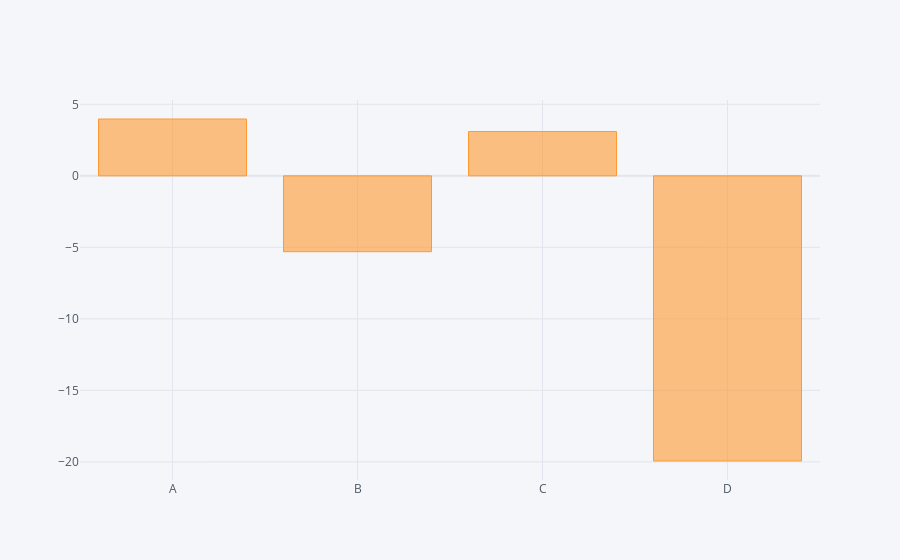

Source (notebook cell):
### Code cell
df.sum().iplot(kind='bar')

### Figure 1 — Plotly figure (JSON) as saved in the notebook; plotly's stock layout.template omitted (floating-point values rounded to 4 significant figures)
{"data": [{"marker": {"color": "rgba(255, 153, 51, 0.6)", "line": {"color": "rgba(255, 153, 51, 1.0)", "width": 1}}, "name": "None", "orientation": "v", "text": "", "type": "bar", "x": ["A", "B", "C", "D"], "y": [3.973, -5.304, 3.095, -19.94]}], "layout": {"legend": {"bgcolor": "#F5F6F9", "font": {"color": "#4D5663"}}, "paper_bgcolor": "#F5F6F9", "plot_bgcolor": "#F5F6F9", "title": {"font": {"color": "#4D5663"}}, "xaxis": {"gridcolor": "#E1E5ED", "showgrid": true, "tickfont": {"color": "#4D5663"}, "title": {"font": {"color": "#4D5663"}, "text": ""}, "zerolinecolor": "#E1E5ED"}, "yaxis": {"gridcolor": "#E1E5ED", "showgrid": true, "tickfont": {"color": "#4D5663"}, "title": {"font": {"color": "#4D5663"}, "text": ""}, "zerolinecolor": "#E1E5ED"}}}
